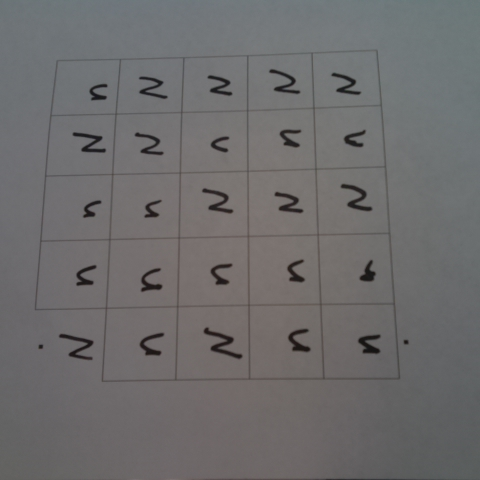
#> input picture TDS_Image_Proj/images/thefan2.jpg, 480 x 480 px, found by its file name
$ jupyter execute ImageTransform.ipynb
#> lines starting #> are read from the running program, lines starting #| are printed output that depends on the picture
# Example image transformation using OpenCV

[cell 1]
# import all the modules we need - install opencv with: conda install -n <ENV> opencv
import cv2
import numpy as np
import os
from matplotlib import pyplot as plt

[cell 2]
# location of the TDS images on disk
IMAGE_DIR = '/home/jaeger/dev/github.com/tds/Playground/TDS_Image_Proj/images'

### Load an image from disk...

[cell 3]
# read the image into a variable
img = cv2.imread(os.path.join(IMAGE_DIR, 'thefan2.jpg'))
#> img is the input picture: shape (480, 480, 3); mean B, G, R 108.6, 108.1, 109.3

# save its dimensions for later use
rows, cols, _ = img.shape
#> rows = 480; cols = 480

# convert it to grayscale
img_gray = cv2.cvtColor(img, cv2.COLOR_BGR2GRAY)

# display the image as currently loaded
plt.figure(figsize=(8, 8))
plt.imshow(img_gray, cmap='gray')
plt.show()

### Rotate the image 90 degrees clockwise...

[cell 4]
# get rotation matrix (2D affine rotation) (cv2.getRotationMatrix2D((center), angle, scale))
M = cv2.getRotationMatrix2D((cols/2, rows/2), -90, 1)

# warp the image using the calculated matrix (cv2.warpAffine(source, transformation matrix, (output size))
img_rot = cv2.warpAffine(img_gray, M, (cols, rows))
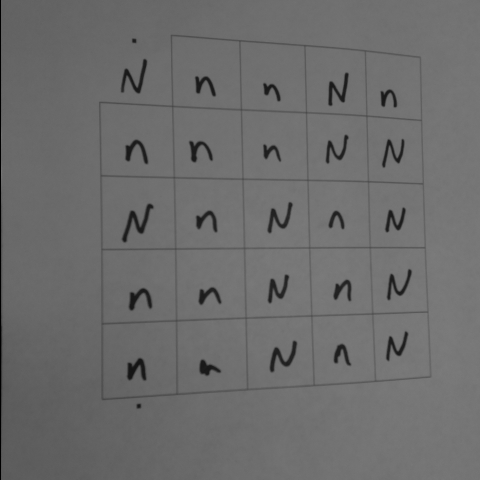
#> img_rot: shape (480, 480); min 0, max 124, mean 108.3

# display the newly-rotated image
plt.figure(figsize=(8, 8))
plt.imshow(img_rot, cmap='gray')
plt.show()

### Transform the image perspective to be square... ish

#### Currently the input points are found manually but it would be nice to do so programmatically for all images.

[cell 5]
# define the input and output image points to warp
inpts = np.float32([[97, 30], [420, 56], [100, 400], [430, 376]])
outpts = np.float32([[0, 0],[480, 0],[0, 480],[480, 480]])

# calculate a perspective transform based on the points given above
M = cv2.getPerspectiveTransform(inpts, outpts)

# warp the image perspective with the perspective transform calculated above
img_warp = cv2.warpPerspective(img_rot, M, (cols, rows))
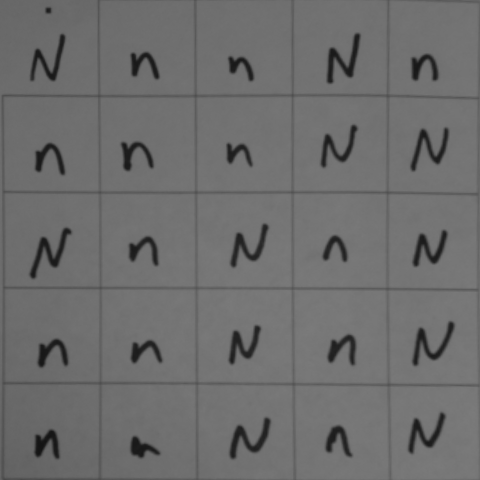
#> img_warp: shape (480, 480); min 20, max 123, mean 109.1

# display the warped image
plt.figure(figsize=(8, 8))
plt.imshow(img_warp, cmap='gray')
plt.show()

### Side by side warp comparison...

#### The work is already done, this is just to show what the warp did.

[cell 6]
fig, axes = plt.subplots(1, 2, figsize=(18, 8))
axes[0].imshow(img_rot, cmap='gray')
for P in inpts:
    axes[0].plot(P[0], P[1], 'ro')
axes[0].plot([inpts[0,0], inpts[1,0], inpts[3,0], inpts[2,0], inpts[0,0]], [inpts[0,1], inpts[1,1], inpts[3,1], inpts[2,1], inpts[0,1]], 'r--')
axes[0].set_title('Before warp:')
axes[1].imshow(img_warp, cmap='gray', extent=(0, cols, rows, 0))
for P in outpts:
    axes[1].plot(P[0], P[1], 'ro')
axes[1].plot([outpts[0,0], outpts[1,0], outpts[3,0], outpts[2,0], outpts[0,0]], [outpts[0,1], outpts[1,1], outpts[3,1], outpts[2,1], outpts[0,1]], 'r--')
axes[1].set_title('After warp:')
plt.show()
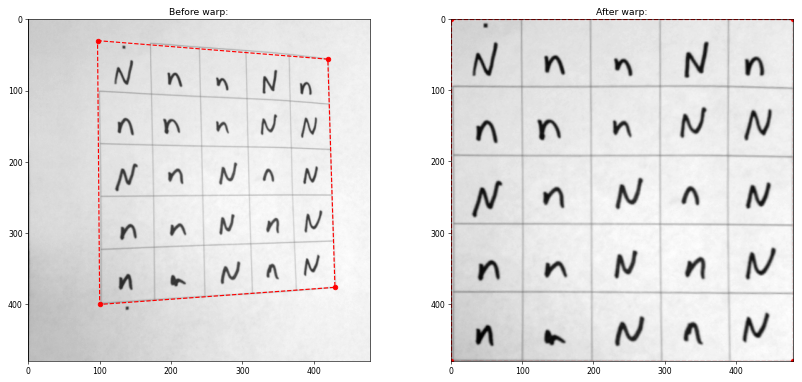
#> figure drawn by matplotlib, 2 panels

$ run again, with TDS_Image_Proj/images/thefan1.jpg copied over TDS_Image_Proj/images/thefan2.jpg
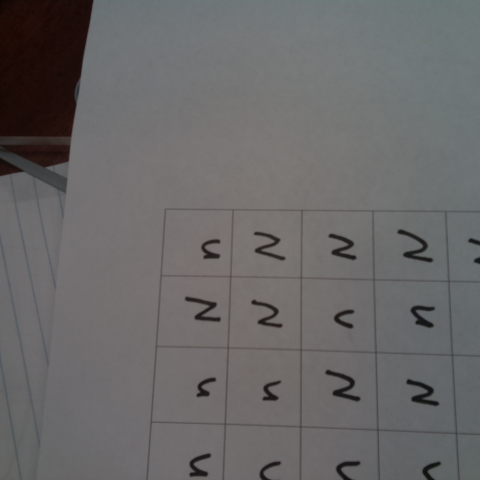
#> input picture TDS_Image_Proj/images/thefan1.jpg, 480 x 480 px, found by its file name
#> img is the input picture: shape (480, 480, 3); mean B, G, R 103.8, 103.9, 105.2
#> `img_warp = cv2.warpPerspective(img_rot, M, (cols, rows))`:
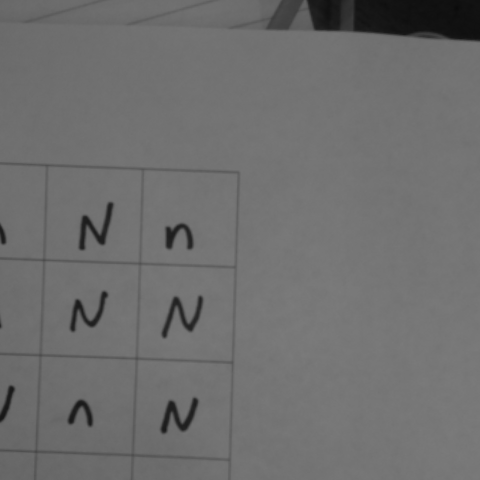
#> img_warp: shape (480, 480); min 10, max 123, mean 110.5
#> `plt.show()`:
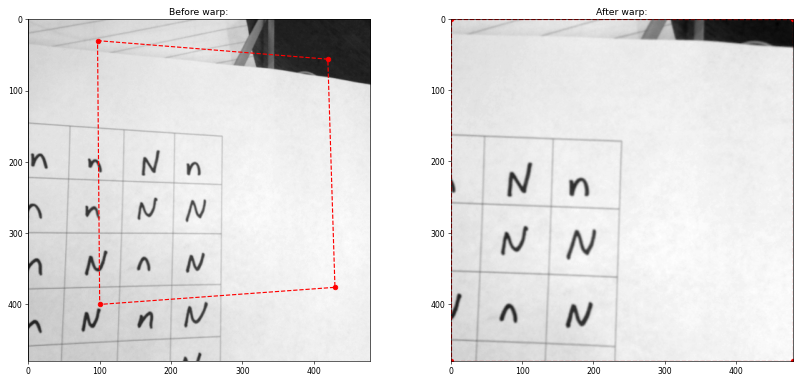
#> figure drawn by matplotlib, 2 panels

$ run again, with TDS_Image_Proj/images/thefan10.jpg copied over TDS_Image_Proj/images/thefan2.jpg
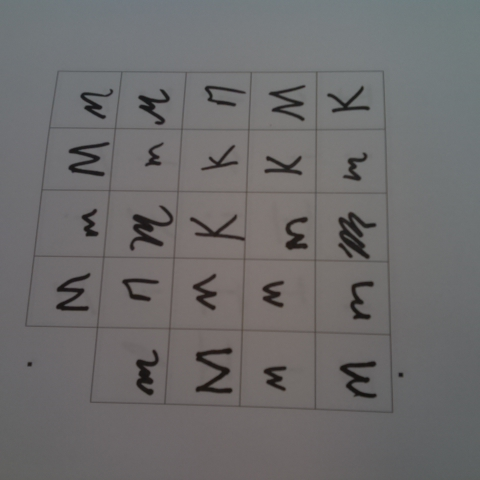
#> input picture TDS_Image_Proj/images/thefan10.jpg, 480 x 480 px, found by its file name
#> img is the input picture: shape (480, 480, 3); mean B, G, R 108.2, 107.8, 109
#> `img_warp = cv2.warpPerspective(img_rot, M, (cols, rows))`:
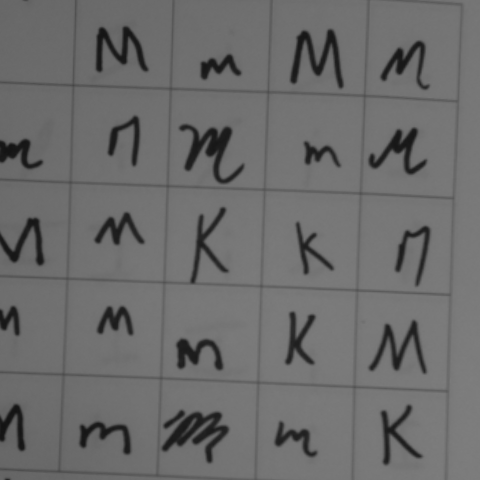
#> img_warp: shape (480, 480); min 19, max 127, mean 107.7
#> `plt.show()`:
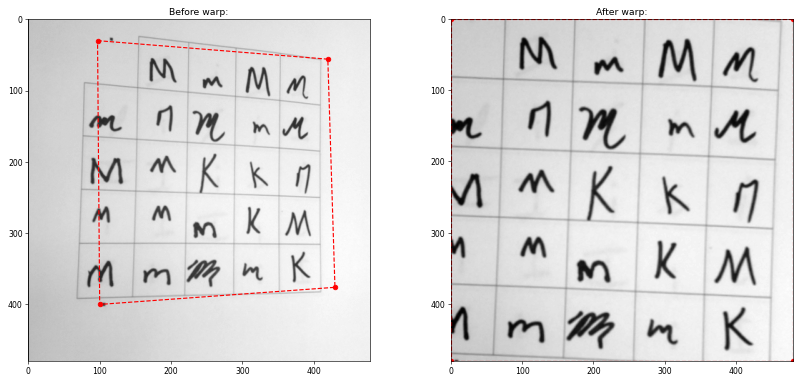
#> figure drawn by matplotlib, 2 panels

$ run again, with TDS_Image_Proj/images/thefan11.jpg copied over TDS_Image_Proj/images/thefan2.jpg
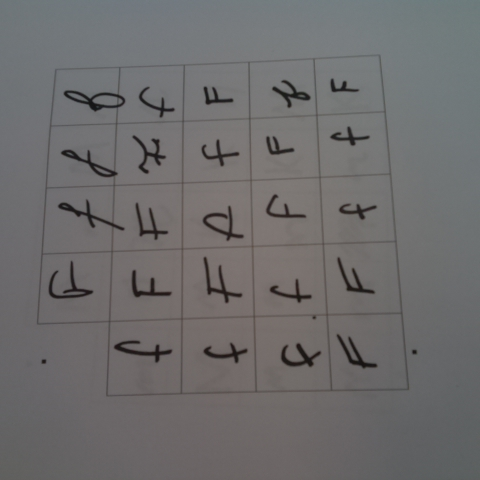
#> input picture TDS_Image_Proj/images/thefan11.jpg, 480 x 480 px, found by its file name
#> img is the input picture: shape (480, 480, 3); mean B, G, R 108.9, 108.5, 109.7
#> `img_warp = cv2.warpPerspective(img_rot, M, (cols, rows))`:
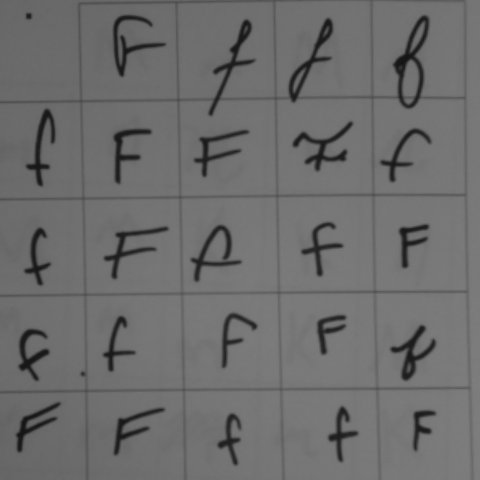
#> img_warp: shape (480, 480); min 20, max 126, mean 108.8
#> `plt.show()`:
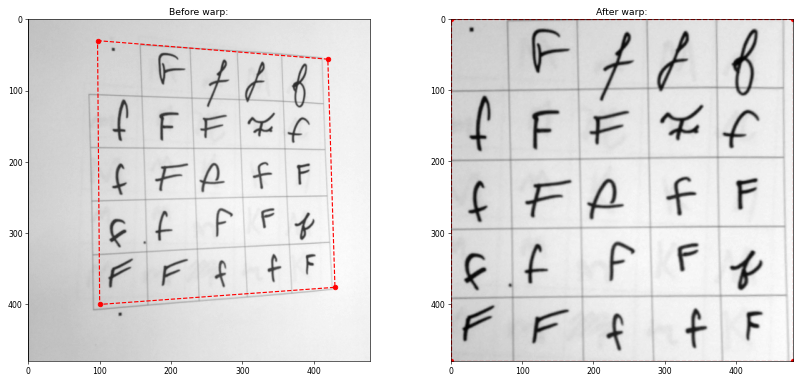
#> figure drawn by matplotlib, 2 panels
